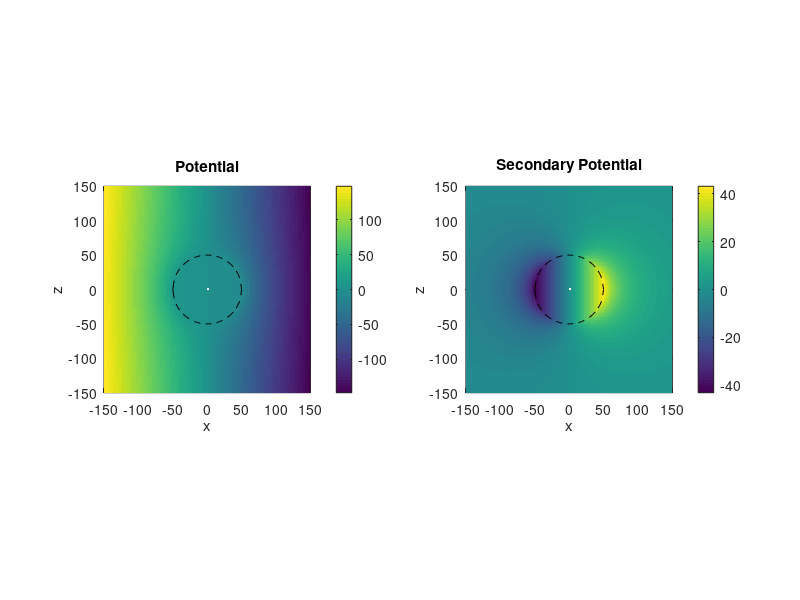
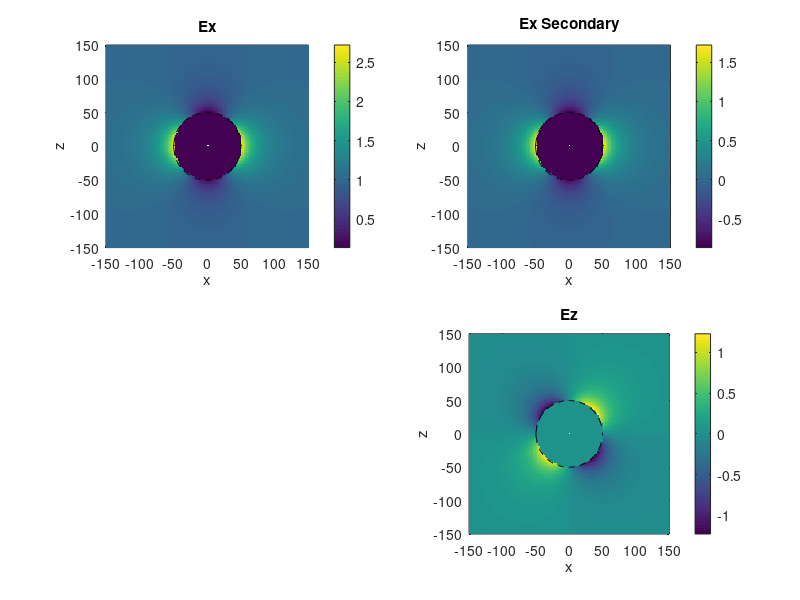
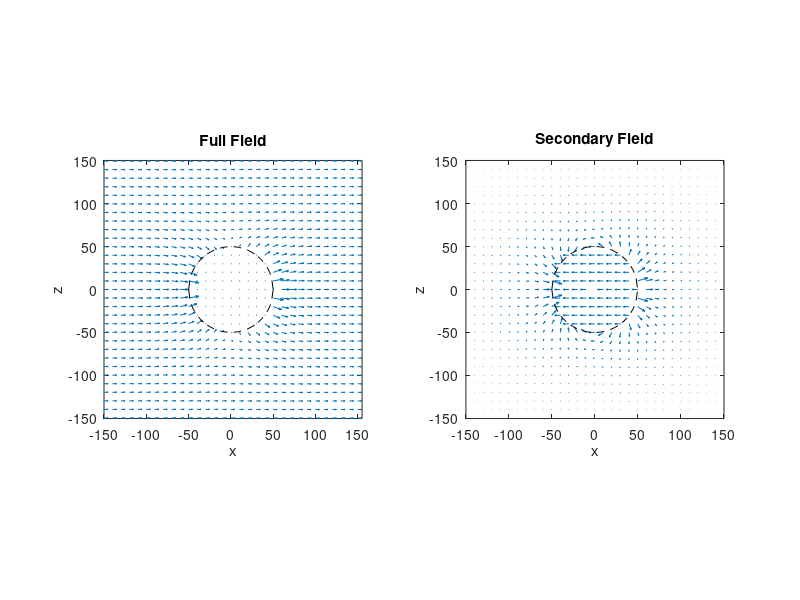
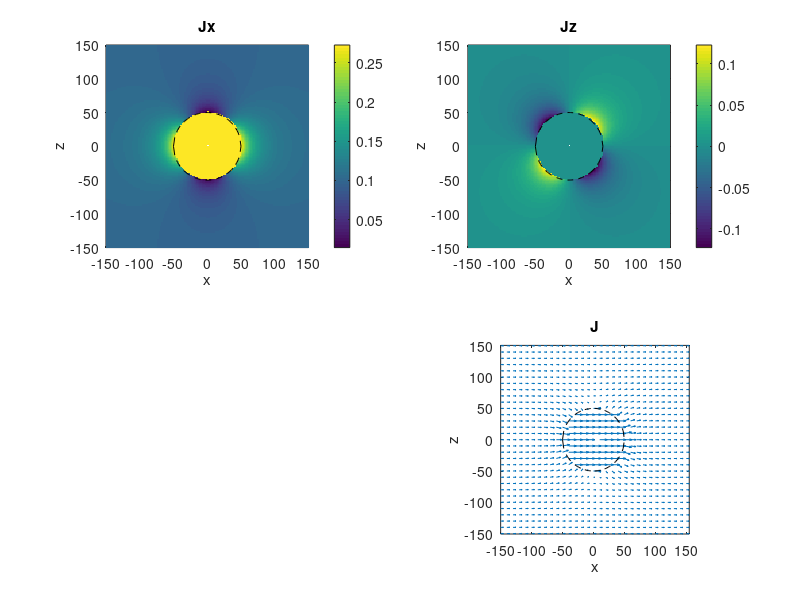

Here is the MATLAB script that generated these plots, in order:
% Sphere Problem - Electrostatic case
%
% In this program, we investigate the case of a conductive sphere in a 
% wholespace, subject to a uniform electrostatic field.
%
% We assume that the sphere has radius R, and conductivity sig2. The
% background has conductivity sig1. We assume that the permittivity is a
% constant, and equal to that of free space in the entire domain. 
%
% The inducing field is constant and oriented in the x-direction. 
%
% Naming convention
%    1: outside the sphere
%    2: inside the sphere
% 
% The origin of our coordinate system is at the center of the sphere
%
% To set up the problem, we start with Maxwell's equations:
%    CURL E = 0
%    CURL H = J
%         J = sig E
%
% Since CURL E = 0, we can define
%         E = - GRAD V
%
% with the interface conditions at r = R
%      J1_n = J2_n  (normal component of flux continuous)
%        V1 = V2    (the potential is continuous) 


clear all 
close all
clc

%% Parameters

sig1 = 1e-1        % conductivity of the wholespace
sig2 = 2           % conductivity of the sphere
R    = 50          % radivs of tee sphere
E0   = 1           % inducing field strength
d    = 2;         % mesh spacing
e0   = 8.85*10^-12; % permittivity of free space

% usefvl simplifications
sigf = @(sig1,sig2) (sig2-sig1)/(sig2+2*sig1);
xr = [-R:d:R];
r  = @(x,y,z) sqrt(x.^2+y.^2+z.^2);

%% Define the fields and potentials
% potential ovtside the sphere
V1 = @(x,y,z,sig1,sig2) -E0*x.*(1-sigf(sig1,sig2)*R^3./r(x,y,z).^3);

% potential inside the sphere
V2 = @(x,y,z,sig1,sig2) -E0*x.*3*sig1/(sig2+2*sig1);

V  = @(x,y,z,sig1,sig2) (r(x,y,z) > R).*V1(x,y,z,sig1,sig2) + (r(x,y,z) <= R).*V2(x,y,z,sig1,sig2);
Vp = @(x,y,z,sig1,sig2) - E0.*x;

% electric field outside the sphere
E1x = @(x,y,z,sig1,sig2) E0 + E0*R^3./r(x,y,z).^5.*sigf(sig1,sig2).*(2*x.^2-y.^2-z.^2);
E1y = @(x,y,z,sig1,sig2) E0*R^3./r(x,y,z).^5.*3.*x.*y*sigf(sig1,sig2);
E1z = @(x,y,z,sig1,sig2) E0*R^3./r(x,y,z).^5.*3.*x.*z*sigf(sig1,sig2);

E2x = @(x,y,z,sig1,sig2) 3*sig1/(sig2+2*sig1)*ones(size(x));
E2y = @(x,y,z,sig1,sig2) 0*ones(size(x));
E2z = @(x,y,z,sig1,sig2) 0*ones(size(x));

Ex = @(x,y,z,sig1,sig2) (r(x,y,z) > R).*E1x(x,y,z,sig1,sig2) + (r(x,y,z) <= R).*E2x(x,y,z,sig1,sig2);
Ey = @(x,y,z,sig1,sig2) (r(x,y,z) > R).*E1y(x,y,z,sig1,sig2) + (r(x,y,z) <= R).*E2y(x,y,z,sig1,sig2); 
Ez = @(x,y,z,sig1,sig2) (r(x,y,z) > R).*E1z(x,y,z,sig1,sig2) + (r(x,y,z) <= R).*E2z(x,y,z,sig1,sig2);

Exp = @(x,y,z,sig1,sig2) E0.*ones(size(x));

x = [-3*R:d:3*R];
y = 0;
z = [-3*R:d:3*R];

[xg,zg] = meshgrid(x,z);

%% compute potential & fields
% In this section, we compute the primary and secondary potentials, as well
% as the components of the electric field and plot them. 
%  Figure 1: A plot of the primary and secondary potential in the domain
%  Figure 2: A plot of the x and z - components of the electric field. We
%  show both the 
% compute the potential
v  = V(xg,y,zg,sig1,sig2);
vp = Vp(xg,y,zg,sig1,sig2);

figure(1)
subplot(121)
pcolor(x,z,v); shading flat; colorbar
axis('square');
title('Potential');
hold on
plot(xr,sqrt(R^2-xr.^2),'--k',xr,-sqrt(R^2-xr.^2),'--k');
hold off
xlabel('x'); ylabel('z');

subplot(122)
pcolor(x,z,v-vp); shading flat; colorbar
title('Secondary Potential');
axis('square');
hold on
plot(xr,sqrt(R^2-xr.^2),'--k',xr,-sqrt(R^2-xr.^2),'--k');
hold off
xlabel('x'); ylabel('z');

% compute the fields
ex  = Ex(xg,y,zg,sig1,sig2);
exp = Exp(xg,y,zg,sig1,sig2);

figure(2)
subplot(221)
pcolor(x,z,ex); shading flat; colorbar
title('Ex');
axis('square');
hold on
plot(xr,sqrt(R^2-xr.^2),'--k',xr,-sqrt(R^2-xr.^2),'--k');
hold off
xlabel('x'); ylabel('z');

subplot(222)
pcolor(x,z,ex-exp); shading flat; colorbar
title('Ex Secondary');
axis('square');
hold on
plot(xr,sqrt(R^2-xr.^2),'--k',xr,-sqrt(R^2-xr.^2),'--k');
hold off
xlabel('x'); ylabel('z');

ez = Ez(xg,y,zg,sig1,sig2);
subplot(2,2,3.5)
pcolor(x,z,ez); shading flat; colorbar
title('Ez');
axis('square');
hold on
plot(xr,sqrt(R^2-xr.^2),'--k',xr,-sqrt(R^2-xr.^2),'--k');
hold off
xlabel('x'); ylabel('z');

figure(3)
ix = (x == 5*round(x./5));
iz = (z == 5*round(z./5));

subplot(121)
quiver(x(ix),z(iz),ex(ix,iz),ez(ix,iz)); axis('tight')
title('Full Field');
axis('square');
hold on
plot(xr,sqrt(R^2-xr.^2),'--k',xr,-sqrt(R^2-xr.^2),'--k');
hold off
xlabel('x'); ylabel('z');

subplot(122)
quiver(x(ix),z(iz),ex(ix,iz)-exp(ix,iz),ez(ix,iz)); axis('tight')
axis('square');
title('Secondary Field');
hold on
plot(xr,sqrt(R^2-xr.^2),'--k',xr,-sqrt(R^2-xr.^2),'--k');
hold off
xlabel('x'); ylabel('z');

%% Current Density

Jx = @(x,y,z,sig1,sig2) ((r(x,y,z) > R).*sig1 + (r(x,y,z) <= R).*sig2).*(Ex(x,y,z,sig1,sig2));
Jy = @(x,y,z,sig1,sig2) ((r(x,y,z) > R).*sig1 + (r(x,y,z) <= R).*sig2).*(Ey(x,y,z,sig1,sig2));
Jz = @(x,y,z,sig1,sig2) ((r(x,y,z) > R).*sig1 + (r(x,y,z) <= R).*sig2).*(Ez(x,y,z,sig1,sig2));

jx = Jx(xg,y,zg,sig1,sig2);
jy = Jy(xg,y,zg,sig1,sig2);
jz = Jz(xg,y,zg,sig1,sig2);


figure(4)

subplot(221)
pcolor(x,z,jx); shading flat; colorbar
title('Jx');
axis('square');
hold on
plot(xr,sqrt(R^2-xr.^2),'--k',xr,-sqrt(R^2-xr.^2),'--k');
hold off
xlabel('x'); ylabel('z');

subplot(222)
pcolor(x,z,jz); shading flat; colorbar
title('Jz');
axis('square');
hold on
plot(xr,sqrt(R^2-xr.^2),'--k',xr,-sqrt(R^2-xr.^2),'--k');
hold off
xlabel('x'); ylabel('z');

ix = (x == 5*round(x./5));
iz = (z == 5*round(z./5));
subplot(2,2,3.5)
quiver(x(ix),z(iz),jx(ix,iz),jz(ix,iz)); axis('tight')
title('J');
axis('square');
hold on
plot(xr,sqrt(R^2-xr.^2),'--k',xr,-sqrt(R^2-xr.^2),'--k');
hold off
xlabel('x'); ylabel('z');

%% Magnitude of electric dipole moment
Sig = logspace(-5,2);
p   = 4*pi*R.^3*E0*e0*(Sig-1)./(Sig+2);

figure(5)
plot(Sig,p);
title('Electric Dipole moment');
xlabel('\sigma_2 / \sigma_1'); ylabel('dipole moment');

%% Plot Ex Ez along the x-axis at y = 0, z = 75m for various sig2/sig1
Sig = logspace(-3,3,5);
y = 0;
z = 75;

exf = zeros(numel(x),numel(Sig));
ezf = zeros(numel(x),numel(Sig));
leg = cell(numel(Sig),1);

for i = 1:numel(Sig)
    sig2 = Sig(i)*sig1;
    exf(:,i) = Ex(x,y,z,sig1,sig2);
    ezf(:,i) = Ez(x,y,z,sig1,sig2);
    leg{i} = sprintf('s2/s1 = %1.0e',Sig(i));
end

figure(6)
subplot(121)
plot(x,exf);
title('Ex with varying \sigma_2/\sigma_1');
xlabel('x'); ylabel('Ex');
legend(leg); xlim([min(x),max(x)]);

subplot(122)
plot(x,ezf);
title('Ez with varying \sigma_2/\sigma_1')
xlabel('x'); ylabel('Ez');
legend(leg); xlim([min(x),max(x)]);

